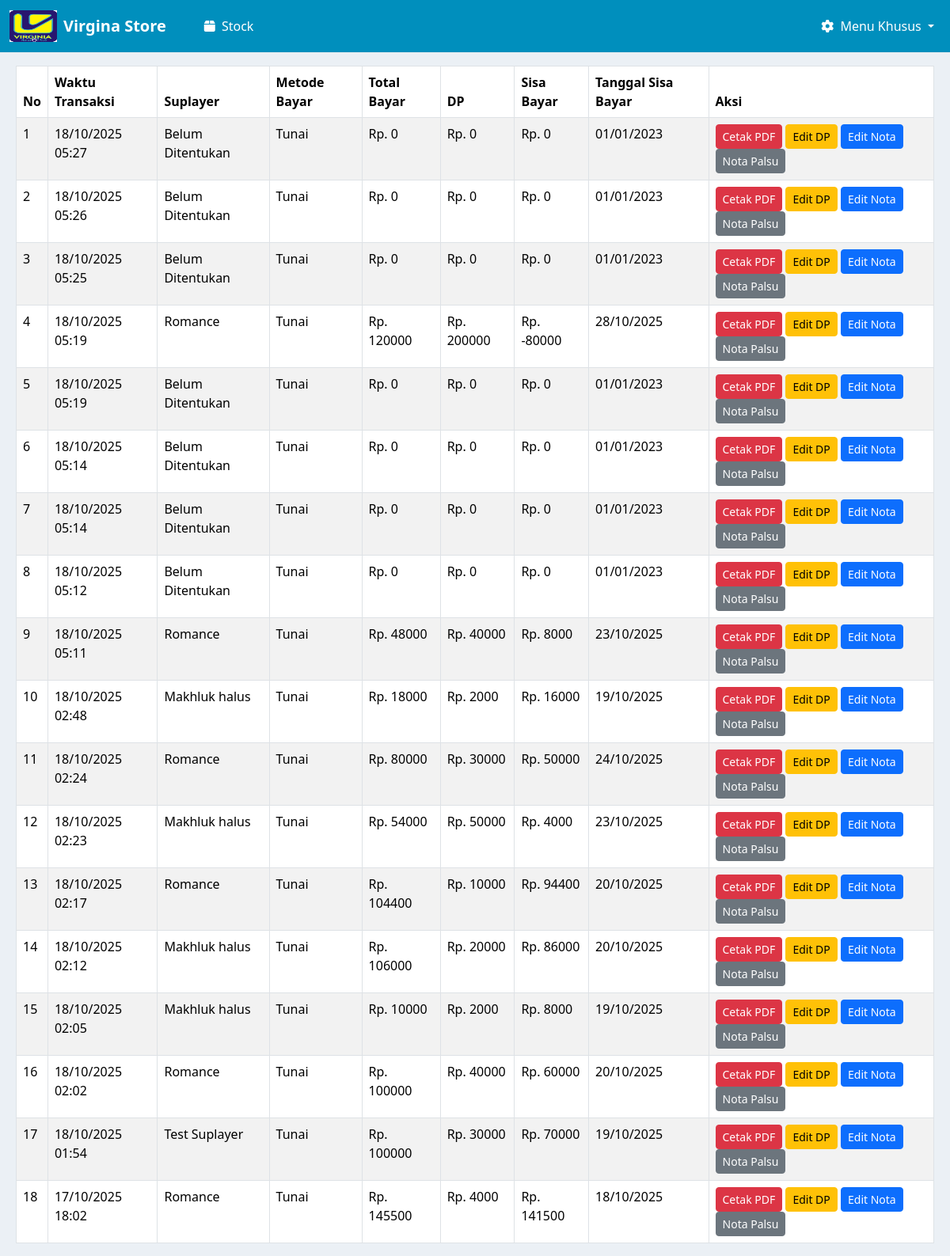
The page /nota_suplayer/cetak_nota_suplayer/ (signed in) on the database its author committed.
### nota_suplayer/models.py (models this page shows, shortened)
class NotaPayment(models.Model):
    PAYMENT_METHOD_CHOICES = [
        ('tunai', 'Tunai'),
        ('debit', 'Debit'),
    ]
    suplayer = models.ForeignKey(Suplayer, on_delete=models.CASCADE, null=True, blank=True)
    tanggal_sisa_bayar = models.DateField()
    metode_pembayaran = models.CharField(max_length=10, choices=PAYMENT_METHOD_CHOICES)
    total_bayar = models.DecimalField(max_digits=12, decimal_places=2)
    dp = models.DecimalField(max_digits=12, decimal_places=2)
    sisa = models.DecimalField(max_digits=12, decimal_places=2)
    is_temporary = models.BooleanField(default=True)
    created_at = models.DateTimeField(auto_now_add=True)
    class Meta:
        verbose_name = "Nota Payment"
        verbose_name_plural = "Nota Payments"

### kasir/models.py (models this page shows, shortened)
class Suplayer(models.Model):
    nama = models.CharField(max_length=100)
    alamat_suplayer = models.TextField(blank=True, null=True)
    no_telpon_suplayer = models.CharField(max_length=20, blank=True, null=True)
    shipping_agent = models.CharField(max_length=100, blank=True, null=True)

### nota_suplayer/views.py (the view)
# urls.py: path('cetak_nota_suplayer/', views.cetak_nota_kosong, name='cetak-nota-kosong'),
def cetak_nota_kosong(request):
    notas = NotaPayment.objects.all().order_by('-created_at')
    return render(request, 'cetak_nota_kosong_suplayer.html', {'notas': notas})

### nota_suplayer/templates/cetak_nota_kosong_suplayer.html (shortened to what this page needs)
{% extends 'base.html' %}
{% block content %}
<div class="" style="margin-left: 20px; margin-right: 20px;">
    <table class="table table-bordered table-striped mt-3">
        <thead>
            <tr>
                <th>No</th>
                <th>Waktu Transaksi</th>
                <th>Suplayer</th>
                <th>Metode Bayar</th>
                <th>Total Bayar</th>
                <th>DP</th>
                <th>Sisa Bayar</th>
                <th>Tanggal Sisa Bayar</th>
                <th>Aksi</th>
            </tr>
        </thead>
        <tbody>
            {% for nota in notas %}
            <tr data-id="{{ nota.id }}" data-total="{{ nota.total_bayar }}" data-dp="{{ nota.dp }}" data-sisa="{{ nota.sisa }}" data-tanggal="{{ nota.tanggal_sisa_bayar|date:'Y-m-d' }}">
                <td>{{ forloop.counter }}</td>
                <td>{{ nota.created_at|date:"d/m/Y H:i" }}</td>
                <td>{% if nota.suplayer %}{{ nota.suplayer.nama }}{% else %}Belum Ditentukan{% endif %}</td>
                <td>{{ nota.get_metode_pembayaran_display }}</td>
                <td>Rp. {{ nota.total_bayar|floatformat:0 }}</td>
                <td>Rp. {{ nota.dp|floatformat:0 }}</td>
                <td>Rp. {{ nota.sisa|floatformat:0 }}</td>
                <td>{{ nota.tanggal_sisa_bayar|date:"d/m/Y" }}</td>
                <td>
                    <button class="btn btn-sm btn-danger" data-id="{{ nota.id }}" onclick="cetakPdf(this)">Cetak PDF</button>
                    <button class="btn btn-sm btn-warning" data-id="{{ nota.id }}" onclick="editDp(this)">Edit DP</button>
                    <button class="btn btn-sm btn-primary" data-id="{{ nota.id }}" onclick="editNota(this)">Edit Nota</button>
                    <button class="btn btn-sm btn-secondary" data-id="{{ nota.id }}" onclick="notaPalsu(this)">Nota Palsu</button>
                </td>
            </tr>
            {% empty %}
            <tr><td colspan="9" class="text-center">Belum ada data</td></tr>
            {% endfor %}
        </tbody>
    </table>
</div>
{% endblock %}

### templates/base.html (style rules this page uses)
body { background-color: #EBF0F5; }

### rows shown on the page
NotaPayment: created_at "18/10/2025 05:27", shows "Belum Ditentukan", metode_pembayaran "Tunai", total_bayar "0", dp "0", sisa "0", tanggal_sisa_bayar "01/01/2023"
NotaPayment: created_at "18/10/2025 05:26", shows "Belum Ditentukan", metode_pembayaran "Tunai", total_bayar "0", dp "0", sisa "0", tanggal_sisa_bayar "01/01/2023"
NotaPayment: created_at "18/10/2025 05:25", shows "Belum Ditentukan", metode_pembayaran "Tunai", total_bayar "0", dp "0", sisa "0", tanggal_sisa_bayar "01/01/2023"
NotaPayment: created_at "18/10/2025 05:19", suplayer.nama "Romance", metode_pembayaran "Tunai", total_bayar "120000", dp "200000", sisa "-80000", tanggal_sisa_bayar "28/10/2025"
NotaPayment: created_at "18/10/2025 05:19", shows "Belum Ditentukan", metode_pembayaran "Tunai", total_bayar "0", dp "0", sisa "0", tanggal_sisa_bayar "01/01/2023"
NotaPayment: created_at "18/10/2025 05:14", shows "Belum Ditentukan", metode_pembayaran "Tunai", total_bayar "0", dp "0", sisa "0", tanggal_sisa_bayar "01/01/2023"
NotaPayment: created_at "18/10/2025 05:14", shows "Belum Ditentukan", metode_pembayaran "Tunai", total_bayar "0", dp "0", sisa "0", tanggal_sisa_bayar "01/01/2023"
NotaPayment: created_at "18/10/2025 05:12", shows "Belum Ditentukan", metode_pembayaran "Tunai", total_bayar "0", dp "0", sisa "0", tanggal_sisa_bayar "01/01/2023"
NotaPayment: created_at "18/10/2025 05:11", suplayer.nama "Romance", metode_pembayaran "Tunai", total_bayar "48000", dp "40000", sisa "8000", tanggal_sisa_bayar "23/10/2025"
NotaPayment: created_at "18/10/2025 02:48", suplayer.nama "Makhluk halus", metode_pembayaran "Tunai", total_bayar "18000", dp "2000", sisa "16000", tanggal_sisa_bayar "19/10/2025"
NotaPayment: created_at "18/10/2025 02:24", suplayer.nama "Romance", metode_pembayaran "Tunai", total_bayar "80000", dp "30000", sisa "50000", tanggal_sisa_bayar "24/10/2025"
NotaPayment: created_at "18/10/2025 02:23", suplayer.nama "Makhluk halus", metode_pembayaran "Tunai", total_bayar "54000", dp "50000", sisa "4000", tanggal_sisa_bayar "23/10/2025"
NotaPayment: created_at "18/10/2025 02:17", suplayer.nama "Romance", metode_pembayaran "Tunai", total_bayar "104400", dp "10000", sisa "94400", tanggal_sisa_bayar "20/10/2025"
NotaPayment: created_at "18/10/2025 02:12", suplayer.nama "Makhluk halus", metode_pembayaran "Tunai", total_bayar "106000", dp "20000", sisa "86000", tanggal_sisa_bayar "20/10/2025"
NotaPayment: created_at "18/10/2025 02:05", suplayer.nama "Makhluk halus", metode_pembayaran "Tunai", total_bayar "10000", dp "2000", sisa "8000", tanggal_sisa_bayar "19/10/2025"
NotaPayment: created_at "18/10/2025 02:02", suplayer.nama "Romance", metode_pembayaran "Tunai", total_bayar "100000", dp "40000", sisa "60000", tanggal_sisa_bayar "20/10/2025"
NotaPayment: created_at "18/10/2025 01:54", suplayer.nama "Test Suplayer", metode_pembayaran "Tunai", total_bayar "100000", dp "30000", sisa "70000", tanggal_sisa_bayar "19/10/2025"
NotaPayment: created_at "17/10/2025 18:02", suplayer.nama "Romance", metode_pembayaran "Tunai", total_bayar "145500", dp "4000", sisa "141500", tanggal_sisa_bayar "18/10/2025"
